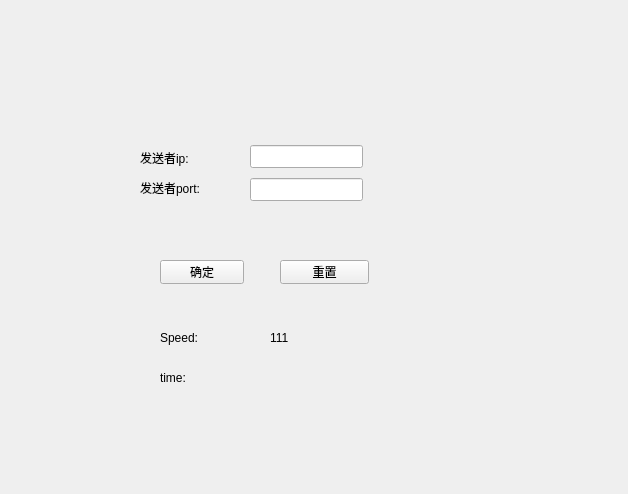
<?xml version="1.0" encoding="UTF-8"?>
<ui version="4.0">
 <class>Widget</class>
 <widget class="QWidget" name="Widget">
  <property name="geometry">
   <rect>
    <x>0</x>
    <y>0</y>
    <width>628</width>
    <height>494</height>
   </rect>
  </property>
  <property name="windowTitle">
   <string>Widget</string>
  </property>
  <widget class="QLabel" name="label">
   <property name="geometry">
    <rect>
     <x>140</x>
     <y>150</y>
     <width>81</width>
     <height>16</height>
    </rect>
   </property>
   <property name="text">
    <string>发送者ip:</string>
   </property>
  </widget>
  <widget class="QLabel" name="label_2">
   <property name="geometry">
    <rect>
     <x>140</x>
     <y>180</y>
     <width>81</width>
     <height>16</height>
    </rect>
   </property>
   <property name="text">
    <string>发送者port:</string>
   </property>
  </widget>
  <widget class="QLineEdit" name="IplineEdit">
   <property name="geometry">
    <rect>
     <x>250</x>
     <y>145</y>
     <width>113</width>
     <height>23</height>
    </rect>
   </property>
  </widget>
  <widget class="QLineEdit" name="PortlineEdit">
   <property name="geometry">
    <rect>
     <x>250</x>
     <y>178</y>
     <width>113</width>
     <height>23</height>
    </rect>
   </property>
  </widget>
  <widget class="QPushButton" name="pushButton">
   <property name="geometry">
    <rect>
     <x>160</x>
     <y>260</y>
     <width>84</width>
     <height>24</height>
    </rect>
   </property>
   <property name="text">
    <string>确定</string>
   </property>
  </widget>
  <widget class="QPushButton" name="testButton">
   <property name="geometry">
    <rect>
     <x>280</x>
     <y>260</y>
     <width>89</width>
     <height>24</height>
    </rect>
   </property>
   <property name="text">
    <string>重置</string>
   </property>
  </widget>
  <widget class="QLabel" name="label_3">
   <property name="geometry">
    <rect>
     <x>160</x>
     <y>330</y>
     <width>72</width>
     <height>15</height>
    </rect>
   </property>
   <property name="text">
    <string>Speed:</string>
   </property>
  </widget>
  <widget class="QLabel" name="SpeedLaebl">
   <property name="geometry">
    <rect>
     <x>270</x>
     <y>330</y>
     <width>241</width>
     <height>16</height>
    </rect>
   </property>
   <property name="text">
    <string>111</string>
   </property>
  </widget>
  <widget class="QLabel" name="label_4">
   <property name="geometry">
    <rect>
     <x>160</x>
     <y>370</y>
     <width>72</width>
     <height>15</height>
    </rect>
   </property>
   <property name="text">
    <string>time:</string>
   </property>
  </widget>
  <widget class="QLabel" name="timeLabel">
   <property name="geometry">
    <rect>
     <x>240</x>
     <y>370</y>
     <width>72</width>
     <height>15</height>
    </rect>
   </property>
   <property name="text">
    <string/>
   </property>
  </widget>
 </widget>
 <layoutdefault spacing="6" margin="11"/>
 <resources/>
 <connections/>
</ui>
